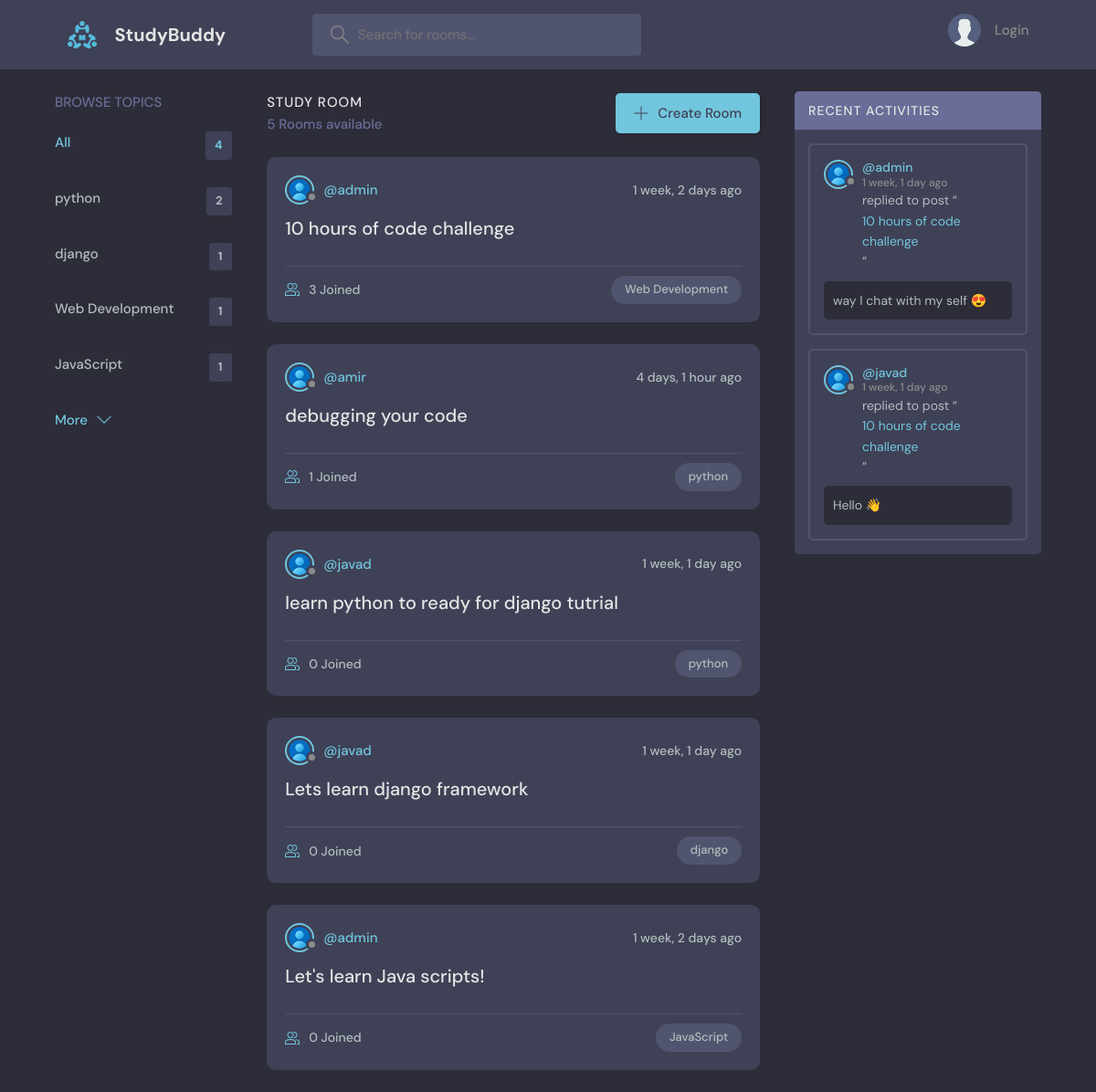
The app's page /, older data.
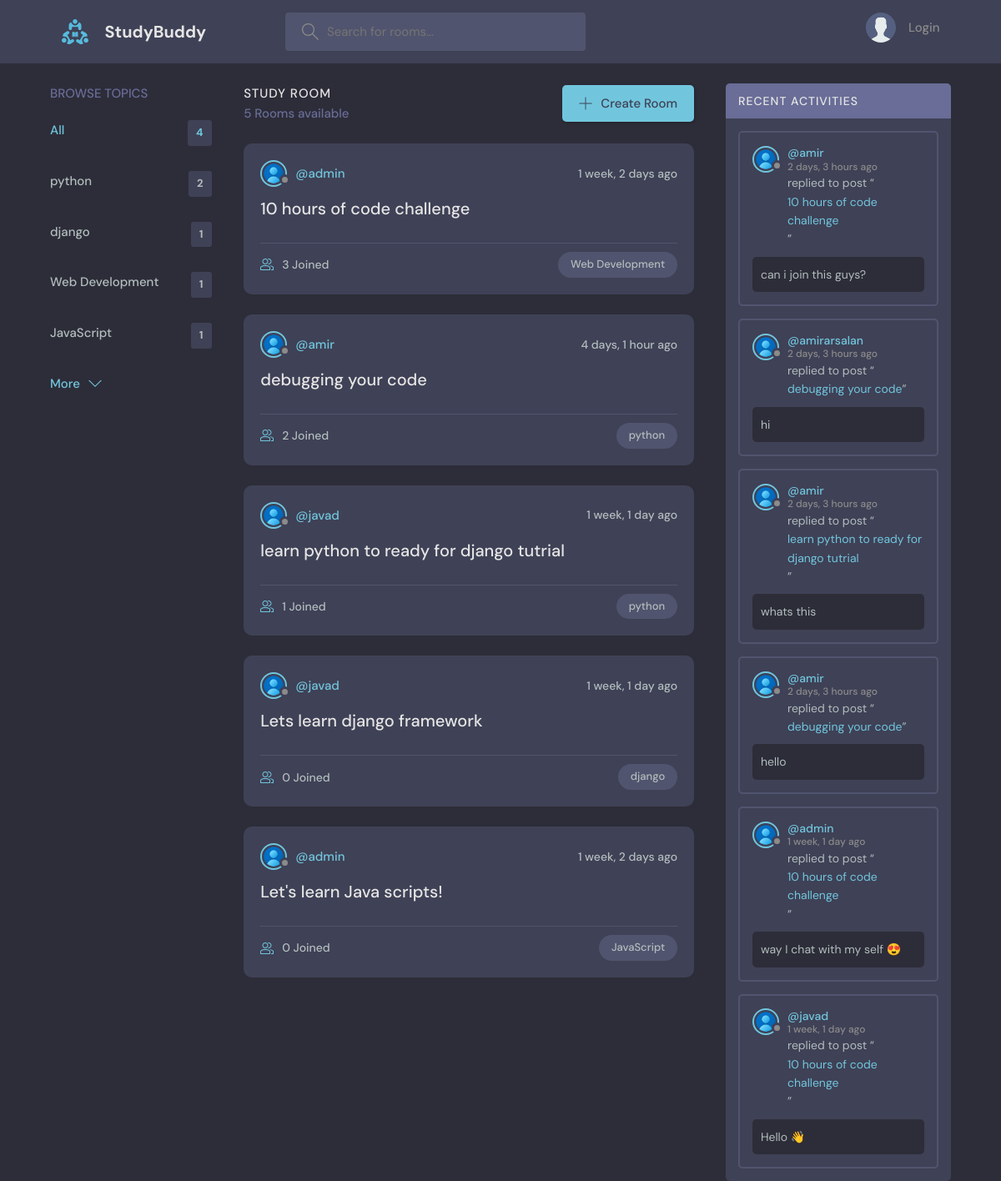
The same page, newer data.
### base/models.py (models this page shows, shortened)
class Topic(models.Model):
    name = models.CharField(max_length=64)
    def __str__(self):
        return self.name

class Room(models.Model):
    host = models.ForeignKey(
        User, on_delete=models.SET_NULL, null=True)
    topic = models.ForeignKey(
        Topic, on_delete=models.SET_NULL, null=True)
    name = models.CharField(max_length=64)
    decription = models.TextField(null=True, blank=True) # use null for user can be blank this fild
    participants = models.ManyToManyField(
        User, related_name="participants", blank=True)
    updated = models.DateTimeField(auto_now=True) # this ecouls when type your cometns this type time now
    created = models.DateTimeField(auto_now_add=True) # this means take snapshot when text writed
    class Meta:
        ordering = ['-updated', '-created']
    def __str__(self):
        return f"{self.name}"

class Message(models.Model):
    user = models.ForeignKey(
        User, on_delete=models.CASCADE)
    room = models.ForeignKey(
        Room, on_delete=models.CASCADE)
    body = models.TextField()
    updated = models.DateTimeField(auto_now=True)
    created = models.DateTimeField(auto_now_add=True)
    class Meta:
        ordering = ['-updated', '-created']

### base/views.py (the view)
# urls.py: path('', views.home, name="home"),
def home(request):
    q = request.GET.get('q') if request.GET.get('q') != None else ''
    rooms = Room.objects.filter(
        Q(topic__name__icontains=q) |
        Q(name__icontains=q)
    )
    topics = Topic.objects.all()
    room_count = rooms.count()
    room_messages = Message.objects.filter(Q(room__topic__name__icontains=q))
    return render(request, 'base/home.html', {
        "rooms": rooms,
        "topics": topics,
        "room_count": room_count,
        "room_messages": room_messages
    })

### base/templates/base/home.html (shortened to what this page needs)
{% extends 'base/layout.html' %}
{% block body %}
    <main class="layout layout--3">
      <div class="container">
        {% include 'base/topics_component.html' %}
        <div class="roomList">
          <div class="roomList__header">
            <div>
              <h2>Study Room</h2>
              <p>{{room_count}} Rooms available</p>
            </div>
            <a class="btn btn--main" href="{% url 'create-room' %}">
              <svg version="1.1" xmlns="http://www.w3.org/2000/svg" width="32" height="32" viewBox="0 0 32 32">
                <title>add</title>
                <path
                  d="M16.943 0.943h-1.885v14.115h-14.115v1.885h14.115v14.115h1.885v-14.115h14.115v-1.885h-14.115v-14.115z"
                ></path>
              </svg>
              Create Room
            </a>
          </div>
          {% include 'base/feed_component.html' %}
        </div>
        {% include 'base/activity_component.html' %}
      </div>
    </main>
{% endblock %}

### base/templates/base/topics_component.html
<div class="topics">
    <div class="topics__header">
        <h2>Browse Topics</h2>
    </div>
        <ul class="topics__list">
            <li>
                <a href="{% url 'home' %}" class="active">All <span>{{topics.count}}</span></a>
            </li>
            {% for topic in topics %}
            <li>
                <a href="{% url 'home' %}?q={{ topic.name }}">{{ topic }}<span>{{topic.room_set.all.count}}</span></a>
            </li>
            {% endfor %}
        </ul>
        <a class="btn btn--link" href="topics.html">
        More
        <svg version="1.1" xmlns="http://www.w3.org/2000/svg" width="32" height="32"viewBox="0 0 32 32">
            <title>chevron-down</title>
            <path d="M16 21l-13-13h-3l16 16 16-16h-3l-13 13z"></path>
        </svg>
    </a>
</div>

### base/templates/base/feed_component.html (shortened to what this page needs)
{% for room in rooms %}
<div class="roomListRoom">
    <div class="roomListRoom__header">
        <a href="{% url 'user-profile' room.host.id%}" class="roomListRoom__author">
            <div class="avatar avatar--small">
                <img>
            </div>
            <span>@{{room.host.username}}</span>
        </a>
        <div class="roomListRoom__actions">
            <span>{{room.created|timesince}} ago</span>
        </div>
    </div>
    <div class="roomListRoom__content">
        <a href="{% url 'room' room.id %}">{{room.name}}</a>
    </div>
    <div class="roomListRoom__meta">
        <a href="{% url 'room' room.id %}" class="roomListRoom__joined">
            {{room.participants.all.count}} Joined
        </a>
        <p class="roomListRoom__topic">{{room.topic.name}}</p>
    </div>
</div>
{% endfor %}

### base/templates/base/activity_component.html (shortened to what this page needs)
<div class="activities">
    <div class="activities__header">
        <h2>Recent Activities</h2>
    </div>
    {% for message in room_messages %}
    <div class="activities__box">
        <div class="activities__boxHeader roomListRoom__header">
            <a href="{% url 'user-profile' message.user.id %}" class="roomListRoom__author">
                <div class="avatar avatar--small">
                    <img>
                </div>
                <p>
                    @{{message.user.username}}
                    <span>{{message.created|timesince}} ago</span>
                </p>
            </a>
        </div>
        <div class="activities__boxContent">
            <p>replied to post “<a href="{% url 'room' message.room.id %}">{{message.room}}</a>”</p>
            <div class="activities__boxRoomContent">{{message.body}}</div>
        </div>
    </div>
    {% endfor %}
</div>

Row changes from the older to the newer data that the page shows:
computed for Room "debugging your code": participants.all.count "1" → "2"
computed for Room "learn python to ready for django tutrial": participants.all.count "0" → "1"
added Message: user.username "amir", created "2 days, 3 hours", room "10 hours of code challenge", body "can i join this guys?"
added Message: user.username "amirarsalan", created "2 days, 3 hours", room "debugging your code", body "hi"
added Message: user.username "amir", created "2 days, 3 hours", room "learn python to ready for django tutrial", body "whats this"
added Message: user.username "amir", created "2 days, 3 hours", room "debugging your code", body "hello"
